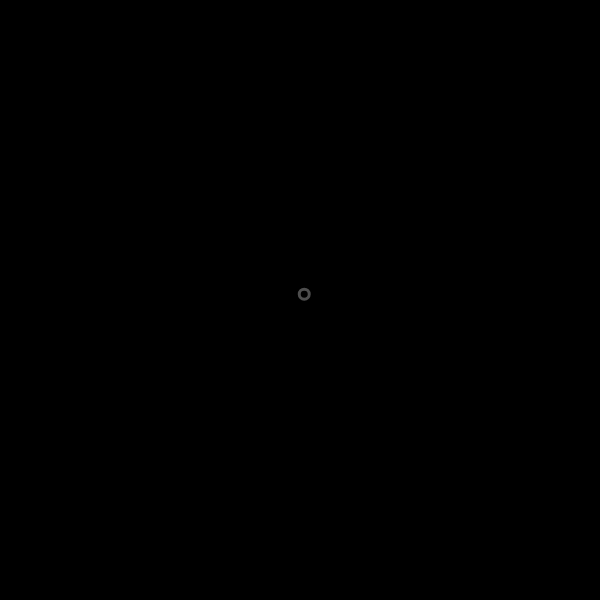
Frame 1 (no input)
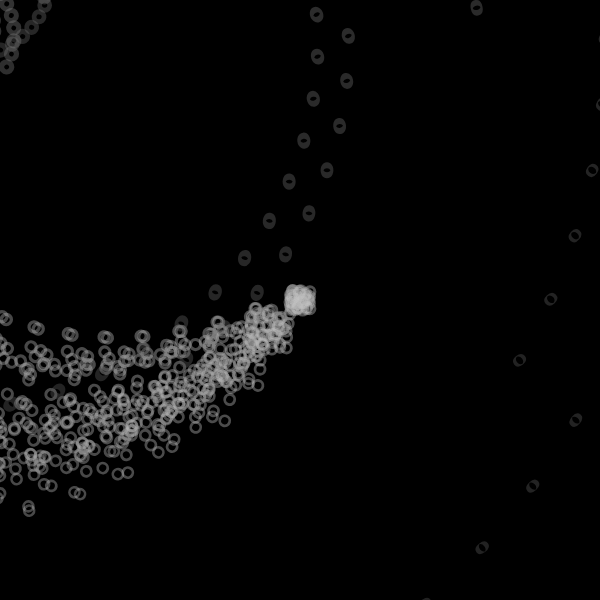
Frame 60 (no input)
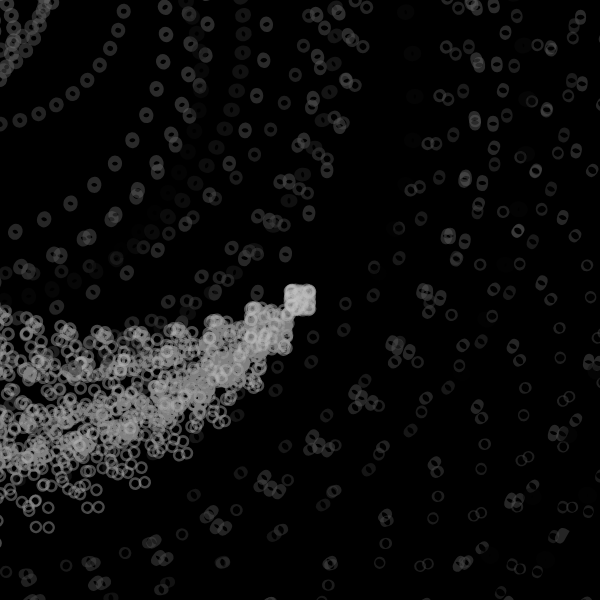
Frame 120 (the mouse pressed at the canvas centre since frame 60)

The p5.js sketch that drew these frames (run headless with seeded random() and noise() and a simulated clock; from frame 60 on, the mouse is pressed at the canvas centre):

// p5.js sketch
// ── sketch.js
//Based off the particle system example on p5.js
//https://p5js.org/examples/simulate-particle-system.html 

//Nina Lutz, Jan 1 2021
let system;

function setup() {
  var canvas;
  if(windowWidth>=600 && windowHeight >=600){
    canvas = createCanvas(600, 600);
  }
  else{
    canvas = createCanvas(windowWidth, windowHeight - 100);
  }
  system = new ParticleSystem(createVector(width/2, height/2));

  var x = (windowWidth - width) / 2;
  var y = (windowHeight - height) / 2;

  canvas.position(x, y);
  background(0)

}

function draw() {
  background(0, 1);
  system.addParticle();
  frameRate(20)
  system.run();
  fill(255);
}

// A simple Particle class
let Particle = function(position) {
  this.acceleration = createVector(-0.05, 0.05);
  this.velocity = createVector(random(-10, 10), random(-10, 10));
  this.position = position.copy();
  this.lifespan = 200;
  this.size = random(20, 200);
};

Particle.prototype.run = function() {
  this.update();
  this.display();
};

// Method to update position
Particle.prototype.update = function(){
  this.velocity.add(this.acceleration);
  this.position.add(this.velocity);
  this.lifespan -= 2;
};

// Method to display
Particle.prototype.display = function() {
  stroke(this.lifespan, 100);
  strokeWeight(10);
  fill(0, 20)
  ellipse(this.position.x, this.position.y, map(this.position.x, 0, width, 5, 1), map(this.position.y, 0, height, 5, 1));
  rotate(tan(.1), tan(20))
};

// Is the particle still useful?
Particle.prototype.isDead = function(){
  return this.lifespan < 0;
};

let ParticleSystem = function(position) {
  this.origin = position.copy();
  this.particles = [];
};

ParticleSystem.prototype.addParticle = function() {
  this.particles.push(new Particle(this.origin));
};

ParticleSystem.prototype.run = function() {
  for (let i = this.particles.length-1; i >= 0; i--) {
    let p = this.particles[i];
    p.run();
    if (p.isDead()) {
      this.particles.splice(i, 1);
    }
  }
};
